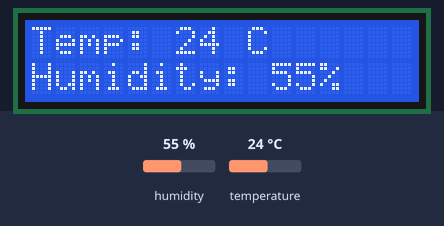
A sketch run on a simulated Arduino Uno, built with avr-gcc and run on an emulated ATmega328P. On the bench: 16×2 character LCD. The inputs (shaded band) are chosen by the test bench; at power-on: humidity 55 %, temperature 24 °C.

Above: at 6.2 s.
6.3 s: humidity set to 22 %
At 11.0 s:
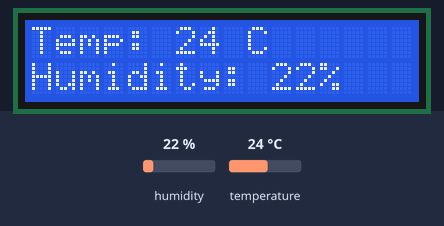
13.8 s: temperature set to 12 °C
At 16.5 s:
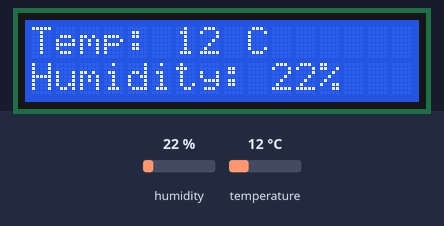
21.3 s: humidity set to 40 %
At 26.5 s:
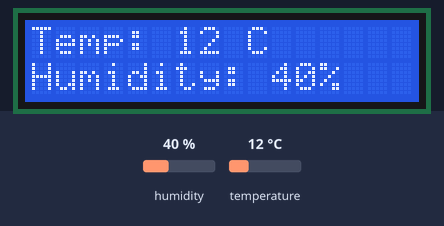
28.8 s: temperature set to 19 °C
At 32.1 s:
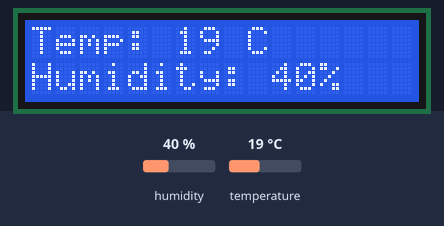
Timing chart, 0 to 33.6 s (numbered marks = the images above; inputs shaded):
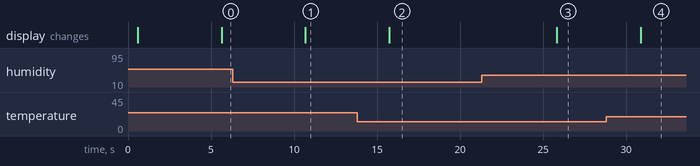

The sketch:

Thermometer.ino
```cpp
// Config temperature sensor
#include "DHT.h"
#define DHTPIN 5     // what digital pin we're connected to
#define DHTTYPE DHT11   // DHT 11
DHT dht(DHTPIN, DHTTYPE);

// Config lcd
#include <Wire.h>  // Comes with Arduino IDE
#include <LiquidCrystal_I2C.h>
#define LCD_ADDR 0x3F
LiquidCrystal_I2C lcd(LCD_ADDR, 2, 1, 0, 4, 5, 6, 7, 3, POSITIVE);

void setup() {
  dht.begin();

  lcd.begin(16,2);

  lcd.setCursor(0,0); //Start at character 4 on line 0
  lcd.print("Starting...");
  delay(500);
  lcd.setCursor(0,1);
  lcd.print("DHT11 Temp/Humid");
}

void loop() {
  // Wait a few seconds between measurements.
  delay(5000);

  // Read temp / humidity
  float h = dht.readHumidity();
  float t = dht.readTemperature();

  lcd.clear();
  if (isnan(h) || isnan(t)) {
    lcd.print("Reading error");
    return;
  }
  lcd.print("Temp: ");
  lcd.print((int)t);
  lcd.print(" C");

  lcd.setCursor(0, 1);
  lcd.print("Humidity: ");
  lcd.print((int)h);
  lcd.print("%");
}
```

Measured:
- after the input at 6.3 s, the display: changes after 4.4 s (image 1)
- after the input at 13.8 s, the display: changes after 1.9 s (image 2)
- after the input at 21.3 s, the display: changes after 4.5 s (image 3)
- after the input at 28.8 s, the display: changes after 2.1 s (image 4)
